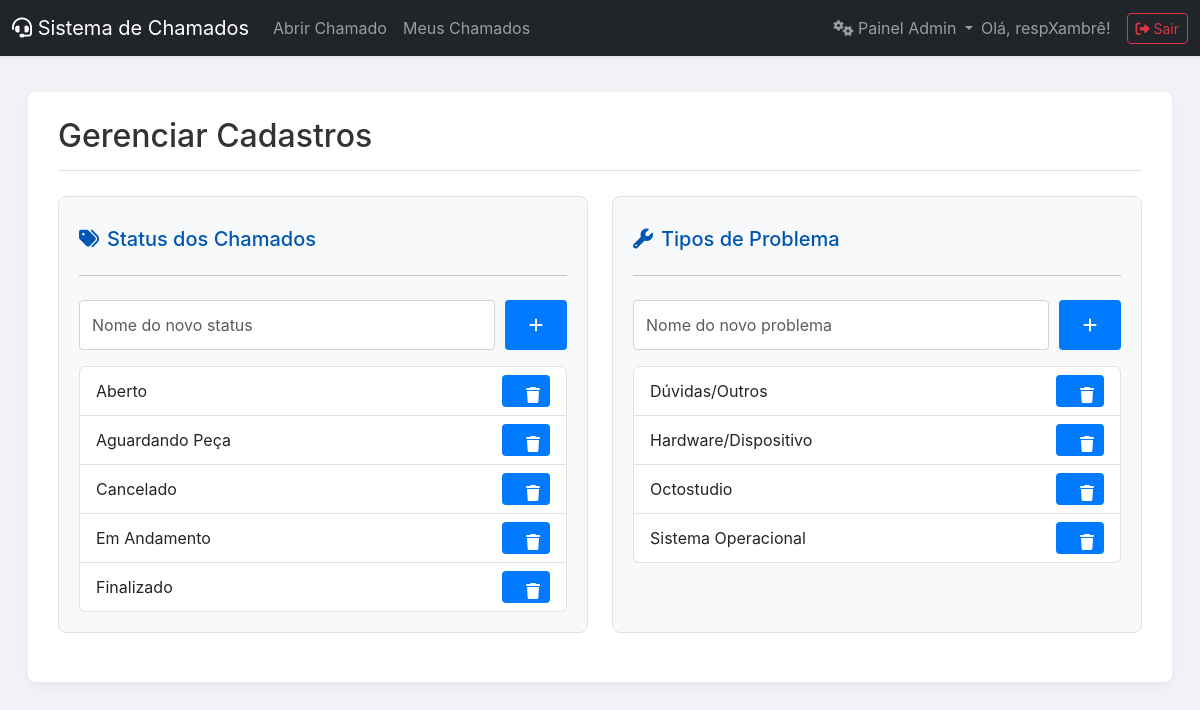
The page /admin/gerenciar (signed in) on the database its author committed.
### tables this page shows
CREATE TABLE users (
        id INTEGER PRIMARY KEY AUTOINCREMENT, email TEXT UNIQUE NOT NULL, password TEXT NOT NULL,
        municipio TEXT NOT NULL, responsavel TEXT NOT NULL, telefone TEXT NOT NULL,
        must_reset_password BOOLEAN DEFAULT 1, is_admin BOOLEAN DEFAULT 0
    );

CREATE TABLE status (
        id INTEGER PRIMARY KEY AUTOINCREMENT,
        nome TEXT UNIQUE NOT NULL
    );

CREATE TABLE tipos_problema (
        id INTEGER PRIMARY KEY AUTOINCREMENT,
        nome TEXT UNIQUE NOT NULL
    );

### app.py (the view)
@app.route('/admin/gerenciar')
@login_required
@admin_required
def gerenciar_cadastros():
    db = get_db()
    status_list = db.execute('SELECT * FROM status ORDER BY nome').fetchall()
    tipos_problema_list = db.execute('SELECT * FROM tipos_problema ORDER BY nome').fetchall()
    db.close()
    return render_template('gerenciar_cadastros.html', status_list=status_list, tipos_problema_list=tipos_problema_list)

### app.py (called while the page is built)
def get_db():
    db = sqlite3.connect(DATABASE)
    db.row_factory = sqlite3.Row
    return db

def login_required(f):
    @wraps(f)
    def decorated_function(*args, **kwargs):
        if 'user_id' not in session:
            flash('Por favor, faça login para acessar esta página.', 'warning')
            return redirect(url_for('login'))
        return f(*args, **kwargs)
    return decorated_function

def admin_required(f):
    @wraps(f)
    def decorated_function(*args, **kwargs):
        if not g.user or not g.user['is_admin']:
            flash('Acesso negado. Esta área é restrita para administradores.', 'danger')
            return redirect(url_for('index'))
        return f(*args, **kwargs)
    return decorated_function

@app.before_request
def load_logged_in_user():
    user_id = session.get('user_id')
    if user_id is None:
        g.user = None
    else:
        db = get_db()
        g.user = db.execute('SELECT * FROM users WHERE id = ?', (user_id,)).fetchone()
        db.close()

@app.context_processor
def inject_user():
    return dict(user=g.user)

### templates/gerenciar_cadastros.html (shortened to what this page needs)
{% extends "layout.html" %}
{% block content %}
<div class="content-container">
    <div class="page-header">
        <h2 class="mb-0">Gerenciar Cadastros</h2>
    </div>
    <div class="row mt-4">
        <div class="col-md-6 mb-4">
            <div class="management-panel">
                <h3><i class="fas fa-tags me-2"></i>Status dos Chamados</h3>
                <hr>
                <form action="{{ url_for('add_status') }}" method="post" class="add-form">
                    <input type="text" name="nome" class="form-control" placeholder="Nome do novo status" required>
                    <button type="submit" class="btn btn-primary"><i class="fas fa-plus"></i></button>
                </form>
                <ul class="list-group mt-3">
                    {% for status in status_list %}
                    <li class="list-group-item d-flex justify-content-between align-items-center">
                        {{ status.nome }}
                        <form action="{{ url_for('delete_status', status_id=status.id) }}" method="post" class="d-inline">
                            <button type="submit" class="btn btn-sm btn-outline-danger btn-delete" title="Excluir" onclick="return confirm('Tem certeza que deseja excluir este status? A ação não pode ser desfeita.')">
                                <i class="fas fa-trash"></i>
                            </button>
                        </form>
                    </li>
                    {% else %}
                    <li class="list-group-item">Nenhum status cadastrado.</li>
                    {% endfor %}
                </ul>
            </div>
        </div>
        <div class="col-md-6 mb-4">
            <div class="management-panel">
                <h3><i class="fas fa-wrench me-2"></i>Tipos de Problema</h3>
                <hr>
                <form action="{{ url_for('add_tipo_problema') }}" method="post" class="add-form">
                    <input type="text" name="nome" class="form-control" placeholder="Nome do novo problema" required>
                    <button type="submit" class="btn btn-primary"><i class="fas fa-plus"></i></button>
                </form>
                <ul class="list-group mt-3">
                    {% for tipo in tipos_problema_list %}
                    <li class="list-group-item d-flex justify-content-between align-items-center">
                        {{ tipo.nome }}
                        <form action="{{ url_for('delete_tipo_problema', tipo_id=tipo.id) }}" method="post" class="d-inline">
                            <button type="submit" class="btn btn-sm btn-outline-danger btn-delete" title="Excluir" onclick="return confirm('Tem certeza que deseja excluir este tipo de problema? A ação não pode ser desfeita.')">
                                <i class="fas fa-trash"></i>
                            </button>
                        </form>
                    </li>
                    {% else %}
                    <li class="list-group-item">Nenhum tipo de problema cadastrado.</li>
                    {% endfor %}
                </ul>
            </div>
        </div>
    </div>
</div>
{% endblock %}

### templates/layout.html (shortened to what this page needs)
<!doctype html>
<html lang="pt-BR">
<head>
    <link href="https://cdn.jsdelivr.net/npm/bootstrap@5.3.0/dist/css/bootstrap.min.css" rel="stylesheet">
    <link rel="stylesheet" href="https://cdnjs.cloudflare.com/ajax/libs/font-awesome/6.4.0/css/all.min.css">
    <link rel="stylesheet" href="{{ url_for('static', filename='css/style.css') }}">
</head>
<body>
<nav class="navbar navbar-expand-lg navbar-dark bg-dark shadow-sm">
    <div class="container-fluid">
        <a class="navbar-brand" href="{{ url_for('index') }}">
            <i class="fas fa-headset"></i>
            Sistema de Chamados
        </a>
        <div class="collapse navbar-collapse" id="navbarNav">
            <ul class="navbar-nav me-auto">
                {% if user %}
                    {% if user.is_admin %}
                        <li class="nav-item">
                             <a class="nav-link" href="{{ url_for('abrir_chamado_admin') }}">Abrir Chamado</a>
                        </li>
                    {% else %}
                        <li class="nav-item">
                            <a class="nav-link" href="{{ url_for('index') }}">Abrir Chamado</a>
                        </li>
                    {% endif %}
                    <li class="nav-item">
                        <a class="nav-link" href="{{ url_for('meus_chamados') }}">Meus Chamados</a>
                    </li>
                {% endif %}
            </ul>
            <ul class="navbar-nav ms-auto align-items-center">
                {% if user and user.is_admin %}
                    <li class="nav-item dropdown">
                        <a class="nav-link dropdown-toggle" href="#" id="adminMenuDropdown" role="button" data-bs-toggle="dropdown" aria-expanded="false">
                            <i class="fas fa-cogs"></i> Painel Admin
                        </a>
                    </li>
                {% endif %}
                {% if user %}
                    <li class="nav-item">
                        <span class="navbar-text me-3">
                            Olá, {{ user.responsavel.split()[0] }}!
                        </span>
                    </li>
                    <li class="nav-item">
                        <a href="{{ url_for('logout') }}" class="btn btn-outline-danger btn-sm">
                            <i class="fas fa-sign-out-alt"></i> Sair
                        </a>
                    </li>
                {% else %}
                    <li class="nav-item">
                         <a href="{{ url_for('login') }}" class="btn btn-outline-success btn-sm">
                            <i class="fas fa-sign-in-alt"></i> Entrar
                        </a>
                    </li>
                {% endif %}
            </ul>
        </div>
    </div>
</nav>
<main class="container-fluid">
    <div class="main-content">
        {% block content %}{% endblock %}
    </div>
</main>
</body>
</html>

### static/css/style.css (style rules this page uses)
body { font-family: -apple-system, BlinkMacSystemFont, "Segoe UI", Roboto, "Helvetica Neue", Arial, sans-serif; margin: 0; background-color: #f8f9fa; color: #333; }
h1, h2, h3 { margin-top: 0.5em; margin-bottom: 0.75em; }
.main-content { flex-grow: 1; padding: 1em; overflow-x: auto; }
input[type="text"], input[type="email"], input[type="tel"], input[type="password"], select, textarea { width: 100%; padding: 0.75em; border: 1px solid #ced4da; border-radius: 4px; box-sizing: border-box; }
button[type="submit"] { background-color: #007bff; color: white; border: none; padding: 0.75em 1.5em; border-radius: 4px; cursor: pointer; font-size: 1em; transition: background-color 0.2s; }
hr { margin-top: 1.5em; margin-bottom: 1.5em; }
.add-form { display: flex; gap: 10px; margin-top: 1.5em; }
.add-form input { flex-grow: 1; }

### templates/layout.html (style rules this page uses)
body { background-color: #f0f2f5; }
.main-content { padding-top: 1rem; padding-bottom: 1rem; }

### templates/gerenciar_cadastros.html (style rules this page uses)
.content-container { max-width: 1200px; margin: 20px auto; padding: 25px 30px; background-color: #ffffff; border-radius: 8px; box-shadow: 0 4px 10px rgba(0,0,0,0.05); }
.page-header { border-bottom: 1px solid #dee2e6; padding-bottom: 15px; margin-bottom: 25px; }
.page-header h2 { margin: 0; color: #333; }
.management-panel { background-color: #f8f9fa; border: 1px solid #dee2e6; border-radius: 8px; padding: 20px; height: 100%; }
.management-panel h3 { font-size: 1.25rem; color: #0056b3; }
.add-form { display: flex; gap: 10px; }
.add-form .form-control { flex-grow: 1; }
.btn-delete { border-radius: 50%; width: 32px; height: 32px; padding: 0; line-height: 1; }

### rows shown on the page
users: responsavel "respXambrê"
status: nome "Aberto"
status: nome "Aguardando Peça"
status: nome "Cancelado"
status: nome "Em Andamento"
status: nome "Finalizado"
tipos_problema: nome "Dúvidas/Outros"
tipos_problema: nome "Hardware/Dispositivo"
tipos_problema: nome "Octostudio"
tipos_problema: nome "Sistema Operacional"
